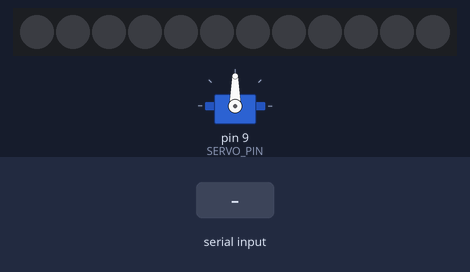
A sketch run on a simulated Arduino Uno, built with avr-gcc and run on an emulated ATmega328P. Shown: servo, 12 RGB LEDs in strip order, left to right. The inputs (shaded band) are chosen by the test bench. Dim RGB values are drawn brighter than linear; what the sketch prints to the serial monitor is not drawn.

Above: at 2.4 s.
2.5 s: "5\n" received over Serial
At 3.1 s:
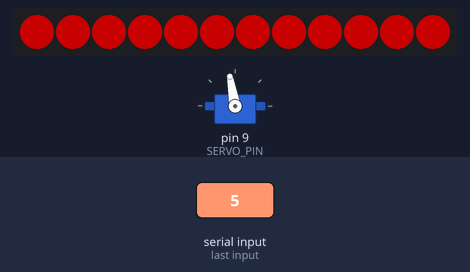
Timing chart, 0 to 9.6 s (numbered marks = the images above; inputs shaded):
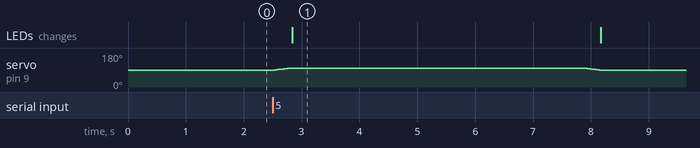

The sketch:

machine2601.ino
```cpp
#include <Servo.h>
#include <FastLED.h>

// ---------------------------
// 1. 硬件引脚及可调参数定义
// ---------------------------

// 舵机配置
const int SERVO_PIN = 9;
Servo myServo;
const int INITIAL_ANGLE = 90;    // 舵机的初始角度
const int MOVE_DELAY = 30;       // 舵机每步移动的延迟 (毫秒)

// RGB灯环配置 (假设 APA102 类型，使用 FastLED 库)
// 假设：RGB = DATA, DUOT = CLOCK
const int RGB_DATA_PIN = 6;
const int DUOT_CLOCK_PIN = 7;
const int NUM_LEDS = 12;         // HS-F12A 环形灯上的 LED 数量（请根据实际数量修改）

// FastLED 数组和对象
CRGB leds[NUM_LEDS];
const long HOLD_DURATION = 5000; // 持续时间 5 秒 (5000毫秒)

// ---------------------------
// 2. 状态机数据结构定义
// ---------------------------

// 定义亮度常量 (FastLED 亮度 0-255)
#define BRIGHTNESS_HIGH   200
#define BRIGHTNESS_MEDIUM 100
#define BRIGHTNESS_LOW    30

// 存储状态机配置的结构体
struct StateConfig {
  int offsetAngle;       // 舵机相对初始位置的偏移角度
  CRGB color;            // LED 颜色值 (FastLED CRGB 类型)
  int brightness;        // LED 亮度值 (0-255)
};

// 状态配置表 (索引 0 对应用户输入 1，索引 5 对应用户输入 6)
const StateConfig states[] = {
  // 1: 绿, 大, 80度
  {80, CRGB::Green, BRIGHTNESS_HIGH},
  // 2: 绿, 中, 60度
  {60, CRGB::Green, BRIGHTNESS_MEDIUM},
  // 3: 绿, 小, 40度
  {40, CRGB::Green, BRIGHTNESS_LOW},
  // 4: 红, 小, 20度
  {20, CRGB::Red, BRIGHTNESS_LOW},
  // 5: 红, 中, 10度
  {10, CRGB::Red, BRIGHTNESS_MEDIUM},
  // 6: 红, 大, 0度 (不动)
  {0,  CRGB::Red, BRIGHTNESS_HIGH}
};


// ---------------------------
// 3. 函数声明
// ---------------------------
void moveServoSlowly(int startAngle, int endAngle);
void setRingColor(CRGB color, int brightness);
void printInstructions();


// ---------------------------
// 4. setup 函数
// ---------------------------
void setup() {
  Serial.begin(9600);

  // 舵机初始化
  myServo.attach(SERVO_PIN);

  // LED灯环初始化 (使用 FastLED)
  // 假设芯片类型为 APA102，颜色顺序 BGR (常见设置)
  FastLED.addLeds<APA102, RGB_DATA_PIN, DUOT_CLOCK_PIN, BGR>(leds, NUM_LEDS);

  // 初始状态：灯熄灭
  setRingColor(CRGB::Black, 0); // 黑色，亮度为 0

  // 舵机归位到初始角度
  myServo.write(INITIAL_ANGLE);
  delay(1000);

  Serial.println("--- 舵机与 4 针 RGB 灯环状态机控制程序 ---");
  Serial.print("舵机初始角度已归位至: ");
  Serial.print(INITIAL_ANGLE);
  Serial.println(" 度");
  Serial.println("注意: 假设 RGB 为数据线, DUOT 为时钟线，芯片为 APA102。");
  printInstructions();
}


// ---------------------------
// 5. loop 函数 (主循环)
// ---------------------------
void loop() {
  if (Serial.available() > 0) {
    int input = Serial.parseInt();

    while (Serial.available() > 0) {
      Serial.read();
    }

    if (input >= 1 && input <= 6) {
      executeStateMachine(input);
    } else {
      Serial.print("无效输入: ");
      Serial.print(input);
      Serial.println(". 请输入 1 到 6 之间的数字。");
      printInstructions();
    }
  }
}


// ---------------------------
// 6. 核心状态机执行函数
// ---------------------------
void executeStateMachine(int stateValue) {
  int stateIndex = stateValue - 1;
  StateConfig config = states[stateIndex];

  // --------------------------------------------------
  // A. 计算目标角度并开始运动
  // --------------------------------------------------
  int targetAngle = INITIAL_ANGLE + config.offsetAngle;
  if (targetAngle > 180) targetAngle = 180;

  Serial.print("\n--- 状态 ");
  Serial.print(stateValue);
  Serial.println(" 执行中 ---");
  Serial.print("1. 舵机开始运动，偏移角度: ");
  Serial.print(config.offsetAngle);
  Serial.print(" 度");

  moveServoSlowly(INITIAL_ANGLE, targetAngle);

  // --------------------------------------------------
  // B. 灯环变色、调整亮度并保持
  // --------------------------------------------------
  Serial.print("2. 灯环点亮，持续 ");
  Serial.print(HOLD_DURATION / 1000);
  Serial.println(" 秒");

  setRingColor(config.color, config.brightness);

  delay(HOLD_DURATION); // 保持指定时间

  // --------------------------------------------------
  // C. 舵机归位，灯环熄灭
  // --------------------------------------------------
  Serial.println("3. 舵机归位，灯环熄灭");

  moveServoSlowly(targetAngle, INITIAL_ANGLE);

  // 灯环熄灭 (CRGB::Black = 0, 0, 0)
  setRingColor(CRGB::Black, 0);

  Serial.println("------------------------------------");
  Serial.println("操作完成，等待下一次输入。");
  printInstructions();
}


// ---------------------------
// 7. 辅助功能函数
// ---------------------------

/**
 * 舵机缓慢转动
 */
void moveServoSlowly(int startAngle, int endAngle) {
  if (endAngle > startAngle) {
    for (int pos = startAngle; pos <= endAngle; pos += 1) {
      myServo.write(pos);
      delay(MOVE_DELAY);
    }
  } else if (endAngle < startAngle) {
    for (int pos = startAngle; pos >= endAngle; pos -= 1) {
      myServo.write(pos);
      delay(MOVE_DELAY);
    }
  }
  myServo.write(endAngle);
}

/**
 * 设置灯环颜色和亮度 (使用 FastLED)
 */
void setRingColor(CRGB color, int brightness) {
  FastLED.setBrightness(brightness);
  fill_solid(leds, NUM_LEDS, color); // 将所有灯填充为指定颜色
  FastLED.show();
}

/**
 * 打印使用说明
 */
void printInstructions() {
  Serial.println("------------------------------------");
  Serial.println("请在串口监视器中输入 1 到 6 之间的数字，以触发对应的状态:");
}
```

Measured:
- after the input at 2.5 s, servo on pin 9 (SERVO_PIN): rises from 90° to 100° in 0.27 s, then falls to 90° in 5.3 s; the LEDs: change after 0.34 s (image 1)
